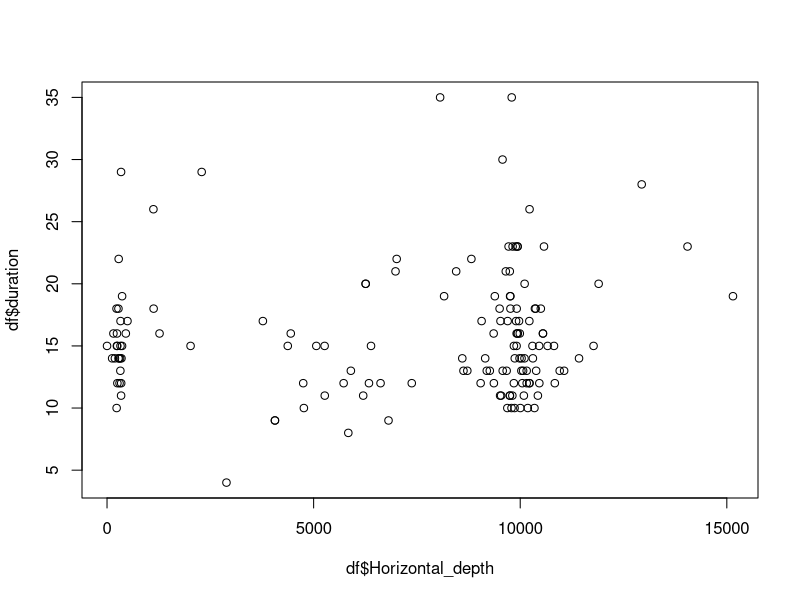
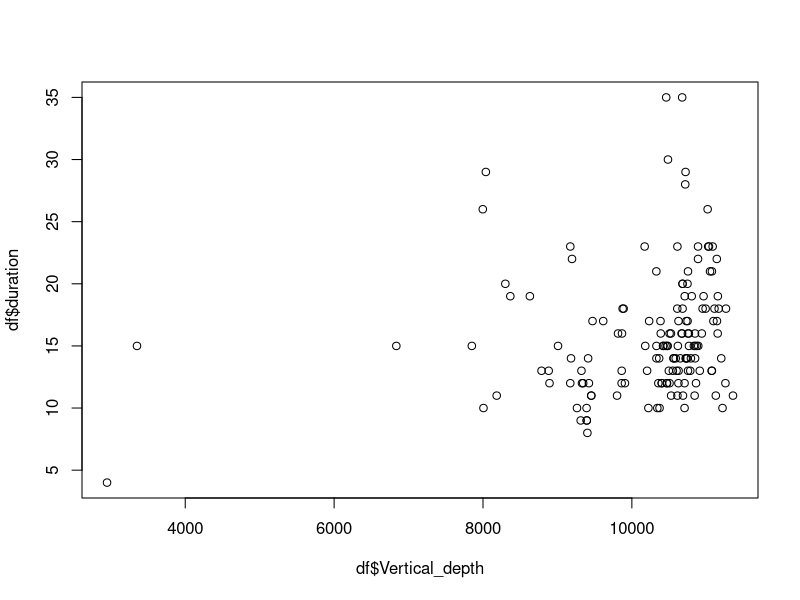
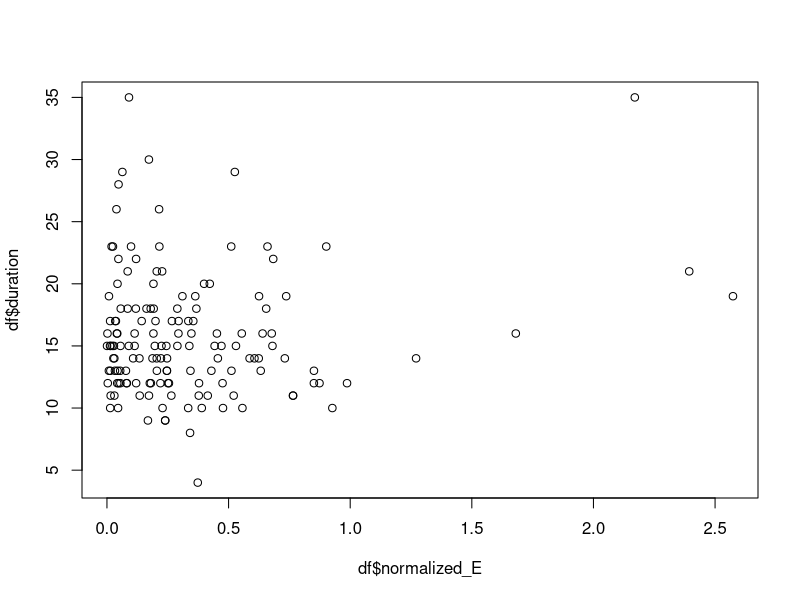
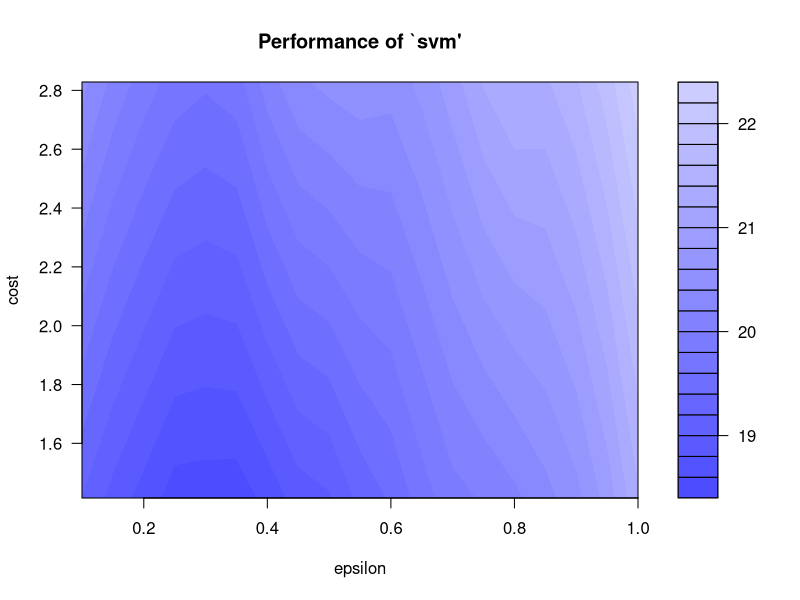
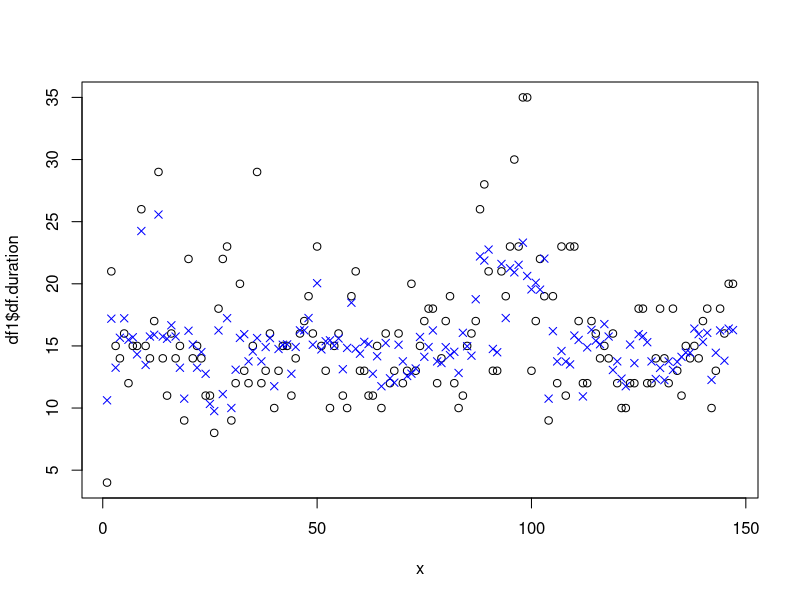

Here is the R script that generated these plots, in order:

  library(e1071);
  library(ggplot2);
  rmse <- function(error)
  {
    sqrt(mean(error^2))
  }
  
  df<-read.csv("final_data.csv",header=T);
  df1<-data.frame(df$Horizontal_depth,df$Vertical_depth,df$normalized_E,df$duration,df$conductor,df$surface,df$intermediate,df$liner_length,df$year);
  plot(df$Horizontal_depth,df$duration)
  #plot(df$Horizontal_depth,df$duration)
  plot(df$Vertical_depth,df$duration)
  plot(df$normalized_E,df$duration)
  dmodel<-svm(df.duration ~ ., data=df1,type="nu-regression", cross=10,scale=TRUE);
  predictday<-predict(dmodel,df1);
  #MSE<- rmse(error1);
 # print(MSE);
  tuneResult<- tune(svm, df.duration ~ ., data=df1, ranges=list(epsilon=seq(0.1,1,0.05),cost=2^(0.5:2)));
  print(tuneResult)
  #print(cost)
  summary(tuneResult)
  plot(tuneResult)
  
  tuneModel<- tuneResult$best.model;
  #plot(tuneModel)
  tuneday<-predict(tuneModel,data=df1);
  #tuneerror<-df1$df.duration-tuneday;
  #tunemse<-rmse(tuneerror)
  #print(tunemse);
  #plot(tuneModel);
  x=1:length(tuneday);
  
  plot(x,df1$df.duration);
  points(x,tuneday,col="blue",pch=4);
  error<-sqrt(mean((df$duration-tuneday)^2))
  relerror<-mean(abs(df$duration-tuneday)/df$duration)
  fit1<-lm(df$duration ~ tuneday)
  summary(fit1)
  